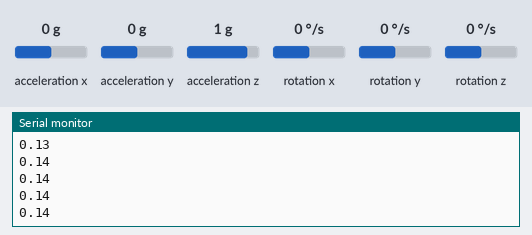
Simulated run of this sketch. Board: Arduino Uno, built with avr-gcc and run on an emulated ATmega328P. Parts: the last lines printed to the serial monitor. Inputs (shaded band) come from the test bench; at power-on: acceleration x 0 g, acceleration y 0 g, acceleration z 1 g, rotation x 0 °/s, rotation y 0 °/s, rotation z 0 °/s.

Above: at 1.2 s.
1.3 s: acceleration x set to -1.4 g
At 2.2 s:
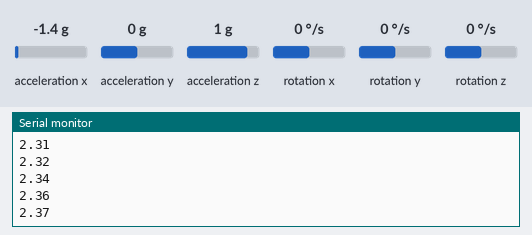
2.8 s: acceleration x set to -0.8 g
At 3.8 s:
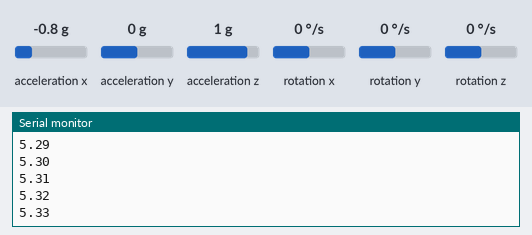
Timing chart, 0 to 5.8 s (numbered marks = the images above; inputs shaded):
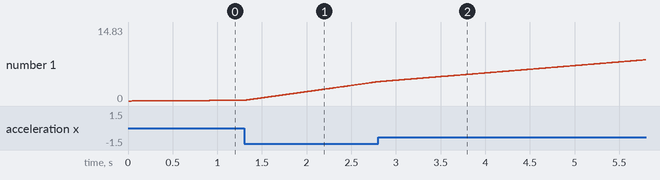

Measured:
- after the input at 1.3 s, the serial monitor: prints a new line after 0.08 s (image 1)
- plotted number 1: 0.15 → 3.85 after the input at 1.3 s

The sketch:

only_x.ino
```cpp
#include "MPU9250.h"

MPU9250 IMU(Wire,0x68);
float velocity = 0;
void setup() {
Serial.begin(115200);
int status = IMU.begin();
IMU.calibrateAccel();
}

void loop() {
IMU.readSensor();
float ab = IMU.getAccelBiasX_mss();
float as = IMU.getAccelScaleFactorX();

IMU.setAccelCalX(ab,as);
float a = IMU.getAccelX_mss();
a-=0.67;
delay(0.5);

float aFinal = IMU.getAccelX_mss();
aFinal-=0.67;

float avgacc = (a+aFinal)/2;
if(avgacc<0.10&&avgacc>-0.10){
  avgacc=0;
}

float avgvel = avgacc*0.0005;

velocity = velocity+avgvel;

Serial.println(abs(2.23694*velocity));

}
```
